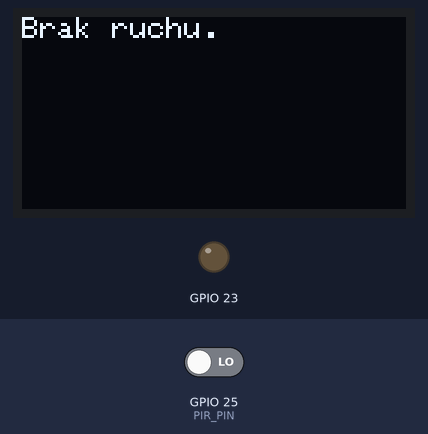
Bench run of a program on a simulated ESP32. Shown: 128×64 one-colour display, output pins drawn as LEDs (lit = HIGH). The test bench sets the inputs (shaded band); at power-on: GPIO 25 (PIR_PIN) LOW. WiFi joins after 1.5 s; servers stay silent unless stated; EEPROM starts erased; no MQTT or app messages arrive unless stated; what the program prints to the serial monitor is not drawn.

Above: at 2.8 s.
2.9 s: GPIO 25 (PIR_PIN) driven HIGH
At 3.8 s:
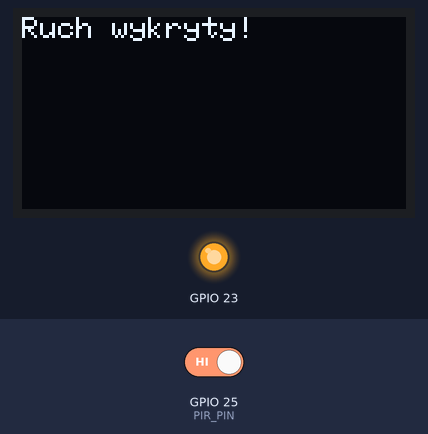
4.7 s: GPIO 25 (PIR_PIN) driven LOW
At 5.5 s:
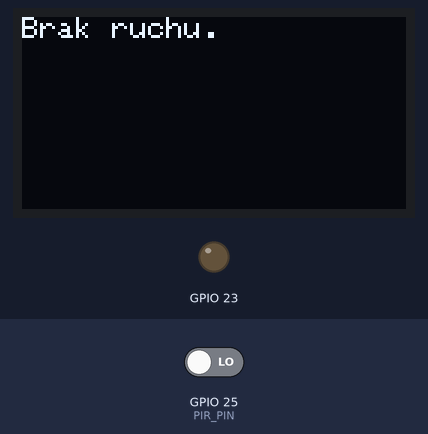
Timing chart, 0 to 7.7 s (numbered marks = the images above; inputs shaded):
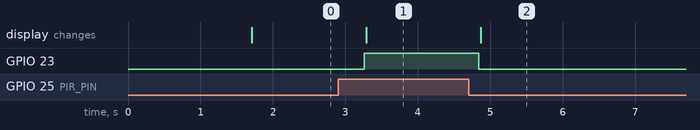

The program:

main.cpp
```cpp
#include <Arduino.h>
#include <Wire.h>
#include <Adafruit_GFX.h>
#include <Adafruit_SSD1306.h>
#include <WiFi.h>
#include <WiFiManager.h>
#include <Preferences.h>
#include <PubSubClient.h>
#include <ESPmDNS.h>

#define SCREEN_WIDTH 128
#define SCREEN_HEIGHT 64
#define PIR_PIN 25  // Ustaw tutaj pin, do którego podłączony jest czujnik PIR

Adafruit_SSD1306 display(SCREEN_WIDTH, SCREEN_HEIGHT, &Wire, -1);
Preferences preferences;

// Obiekty MQTT
WiFiClient espClient;
PubSubClient mqttClient(espClient);

const char* apName = "Salon_czujnik_ruchu";
const char* apPassword = "12345678";

int logic_clock = 0;

void reconnectMQTT() {
  while (!mqttClient.connected()) {
    Serial.print("Łączenie z brokerem MQTT...");
    if (mqttClient.connect("Salon_PIR")) {
      Serial.println(" połączono!");
      // Opcjonalnie: subskrypcja tematów, jeśli potrzebujesz
    } else {
      Serial.print("Błąd, rc=");
      Serial.print(mqttClient.state());
      Serial.println(" Próba ponownego połączenia za 5 sekund.");
      delay(5000);
    }
  }
}


void setup() {
  Serial.begin(9600);
  Serial.println();
  Serial.println("=== Start OLED + PIR test ===");

  // Ustawienie właściwych pinów I2C (SDA=GPIO21, SCL=GPIO22)
  Wire.begin(21, 22);

  // Inicjalizacja wyświetlacza OLED
  if (!display.begin(SSD1306_SWITCHCAPVCC, 0x3C)) {
    Serial.println("Błąd inicjalizacji SSD1306!");
    while(true) {}
  }

  // Konfiguracja pinu czujnika PIR jako wejście
  pinMode(PIR_PIN, INPUT_PULLDOWN);
  pinMode(23, OUTPUT);

  // Początkowa konfiguracja wyświetlacza
  display.clearDisplay();
  display.setTextSize(1);
  display.setTextColor(WHITE);
  display.setCursor(0, 0);

  preferences.begin("wifi", false);
  String storedSSID = preferences.getString("ssid", "");
  String storedPassword = preferences.getString("pass", "");

  WiFiManager wifiManager;

  if (storedSSID != "" && storedPassword != "") {
    Serial.println("Próba połączenia z zapisanymi danymi...");
    WiFi.begin(storedSSID.c_str(), storedPassword.c_str());
    if (WiFi.waitForConnectResult(15000) != WL_CONNECTED) {
      Serial.println("Nie udało się połączyć z zapisanymi danymi. Uruchamiam konfigurację...");
      if (!wifiManager.autoConnect(apName, apPassword)) {
        Serial.println("Nie udało się skonfigurować WiFi. Restartowanie...");
        delay(3000);
        ESP.restart();
      }
    }
  } else {
    if (!wifiManager.autoConnect(apName, apPassword)) {
      Serial.println("Nie udało się skonfigurować WiFi. Restartowanie...");
      delay(3000);
      ESP.restart();
    }
  }

  preferences.putString("ssid", WiFi.SSID());
  preferences.putString("password", WiFi.psk());

  Serial.println("Połączono z WiFi!");
  Serial.print("Adres IP: ");
  Serial.println(WiFi.localIP());

  preferences.end();

   // Wyszukiwanie brokera MQTT przy użyciu mDNS
   if (!MDNS.begin("esp32")) {
    Serial.println("Błąd inicjalizacji MDNS");
  }
  int n = MDNS.queryService("_mqtt", "_tcp");
  IPAddress brokerIP;
  if(n == 0) {
    Serial.println("Nie znaleziono brokera MQTT przez MDNS. Używam domyślnego adresu 192.168.1.150");
    brokerIP = IPAddress(192, 168, 1, 150);  // Zmień ten adres na odpowiedni fallback
  } else {
    brokerIP = MDNS.IP(0);
    Serial.print("Znaleziono brokera MQTT: ");
    Serial.println(brokerIP);
  }
  mqttClient.setServer(brokerIP, 1883);
}

void loop() {
  if (!mqttClient.connected()) {
    reconnectMQTT();
  }
  mqttClient.loop();

  // Odczyt stanu czujnika PIR
  int pirState = digitalRead(PIR_PIN);

  // Wyczyść ekran przed aktualizacją informacji
  display.clearDisplay();
  display.setCursor(0, 0);

  // Sprawdzenie czy wykryto ruch i aktualizacja wyświetlacza oraz portu szeregowego
  if (pirState == HIGH) {
    logic_clock++;

    display.println("Ruch wykryty!");
    Serial.println("Ruch wykryty!");
    if(mqttClient.publish("salon/ruch/", String(logic_clock).c_str())) {
      Serial.println("Wysłano true do salon/ruch/");
    } else {
      Serial.println("Błąd wysyłania wiadomości MQTT");
    }
    if(logic_clock==1000)
      logic_clock = 0;
    digitalWrite(23, HIGH);
  } else {
    display.println("Brak ruchu.");
    Serial.println("Brak ruchu.");
    digitalWrite(23, LOW);
  }

  display.display();
  delay(500); // Krótka przerwa przed kolejnym odczytem
}
```

Measured:
- after the input at 2.9 s, GPIO 23: LOW → HIGH after 0.36 s; the display: changes after 0.39 s (image 1)
- after the input at 4.7 s, GPIO 23: HIGH → LOW after 0.14 s; the display: changes after 0.16 s (image 2)
